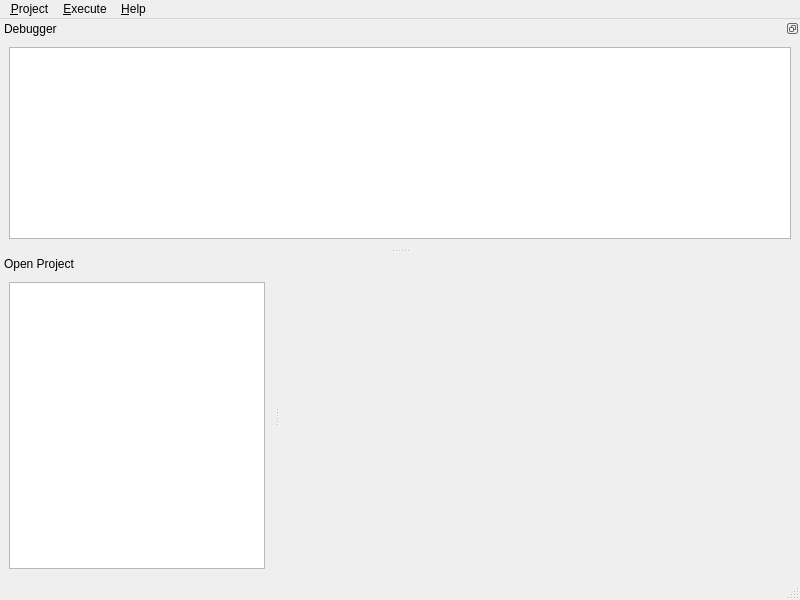
<?xml version="1.0" encoding="UTF-8"?>
<ui version="4.0">
 <class>ProjectMainWindow</class>
 <widget class="QMainWindow" name="ProjectMainWindow">
  <property name="geometry">
   <rect>
    <x>0</x>
    <y>0</y>
    <width>800</width>
    <height>600</height>
   </rect>
  </property>
  <property name="windowTitle">
   <string>efoto - Project Manager</string>
  </property>
  <property name="windowIcon">
   <iconset resource="resource/project_resource.qrc">
    <normaloff>:/icons/images/WindowIcon.png</normaloff>:/icons/images/WindowIcon.png</iconset>
  </property>
  <widget class="QWidget" name="centralwidget">
   <property name="sizePolicy">
    <sizepolicy hsizetype="Expanding" vsizetype="Expanding">
     <horstretch>0</horstretch>
     <verstretch>0</verstretch>
    </sizepolicy>
   </property>
   <layout class="QGridLayout">
    <item row="0" column="0">
     <layout class="QGridLayout">
      <item row="0" column="0">
       <widget class="QWidget" name="introWidget" native="true">
        <property name="styleSheet">
         <string notr="true">background-image: url(:/icons/images/pattern.png);</string>
        </property>
        <layout class="QHBoxLayout" name="horizontalLayout">
         <item>
          <spacer name="horizontalSpacer">
           <property name="orientation">
            <enum>Qt::Horizontal</enum>
           </property>
           <property name="sizeHint" stdset="0">
            <size>
             <width>40</width>
             <height>20</height>
            </size>
           </property>
          </spacer>
         </item>
         <item>
          <widget class="QLabel" name="label">
           <property name="styleSheet">
            <string notr="true">background-image: url(:/icons/images/none.png);</string>
           </property>
           <property name="text">
            <string/>
           </property>
           <property name="pixmap">
            <pixmap resource="resource/project_resource.qrc">:/icons/images/logo.png</pixmap>
           </property>
          </widget>
         </item>
         <item>
          <spacer name="horizontalSpacer_2">
           <property name="orientation">
            <enum>Qt::Horizontal</enum>
           </property>
           <property name="sizeHint" stdset="0">
            <size>
             <width>40</width>
             <height>20</height>
            </size>
           </property>
          </spacer>
         </item>
        </layout>
       </widget>
      </item>
     </layout>
    </item>
   </layout>
  </widget>
  <widget class="QMenuBar" name="menubar">
   <property name="geometry">
    <rect>
     <x>0</x>
     <y>0</y>
     <width>800</width>
     <height>23</height>
    </rect>
   </property>
   <widget class="QMenu" name="menuProject">
    <property name="title">
     <string>&amp;Project</string>
    </property>
    <addaction name="actionNew"/>
    <addaction name="actionLoad_file"/>
    <addaction name="actionSave_file"/>
    <addaction name="actionSave_project"/>
    <addaction name="actionLoad_project"/>
    <addaction name="actionSave_file_as"/>
    <addaction name="separator"/>
    <addaction name="actionConnect_DB"/>
    <addaction name="actionDisconnect_DB"/>
    <addaction name="separator"/>
    <addaction name="actionImport"/>
    <addaction name="actionExport"/>
    <addaction name="separator"/>
    <addaction name="actionAudit"/>
   </widget>
   <widget class="QMenu" name="menuExecute">
    <property name="title">
     <string>&amp;Execute</string>
    </property>
    <addaction name="actionInterior_Orientation"/>
    <addaction name="actionSpatial_resection"/>
    <addaction name="actionExport_Stereo"/>
   </widget>
   <widget class="QMenu" name="menuHelp">
    <property name="title">
     <string>&amp;Help</string>
    </property>
    <addaction name="actionAbout"/>
   </widget>
   <addaction name="menuProject"/>
   <addaction name="menuExecute"/>
   <addaction name="menuHelp"/>
  </widget>
  <widget class="QStatusBar" name="statusbar"/>
  <widget class="QDockWidget" name="projectDockWidget">
   <property name="features">
    <set>QDockWidget::DockWidgetMovable</set>
   </property>
   <property name="allowedAreas">
    <set>Qt::LeftDockWidgetArea|Qt::RightDockWidgetArea</set>
   </property>
   <property name="windowTitle">
    <string>Open Project</string>
   </property>
   <attribute name="dockWidgetArea">
    <number>1</number>
   </attribute>
   <widget class="QWidget" name="dockWidgetContents">
    <layout class="QHBoxLayout">
     <item>
      <widget class="QTreeWidget" name="treeWidget">
       <property name="sizePolicy">
        <sizepolicy hsizetype="Preferred" vsizetype="Preferred">
         <horstretch>0</horstretch>
         <verstretch>0</verstretch>
        </sizepolicy>
       </property>
       <attribute name="headerVisible">
        <bool>false</bool>
       </attribute>
       <attribute name="headerVisible">
        <bool>false</bool>
       </attribute>
       <column>
        <property name="text">
         <string>New Project</string>
        </property>
       </column>
      </widget>
     </item>
    </layout>
   </widget>
  </widget>
  <widget class="QDockWidget" name="debuggerDockWidget">
   <property name="features">
    <set>QDockWidget::DockWidgetFloatable|QDockWidget::DockWidgetMovable</set>
   </property>
   <property name="windowTitle">
    <string>Debugger</string>
   </property>
   <attribute name="dockWidgetArea">
    <number>4</number>
   </attribute>
   <widget class="QWidget" name="dockWidgetContents_2">
    <layout class="QGridLayout" name="gridLayout">
     <item row="0" column="0">
      <widget class="QTextEdit" name="debuggerTextEdit"/>
     </item>
    </layout>
   </widget>
  </widget>
  <action name="actionNew">
   <property name="text">
    <string>New</string>
   </property>
  </action>
  <action name="actionSave_file_as">
   <property name="text">
    <string>Save file as</string>
   </property>
  </action>
  <action name="actionConnect_DB">
   <property name="text">
    <string>Connect DB</string>
   </property>
   <property name="visible">
    <bool>false</bool>
   </property>
  </action>
  <action name="actionDisconnect_DB">
   <property name="text">
    <string>Disconnect DB</string>
   </property>
   <property name="visible">
    <bool>false</bool>
   </property>
  </action>
  <action name="actionExport">
   <property name="text">
    <string>Export</string>
   </property>
   <property name="visible">
    <bool>false</bool>
   </property>
  </action>
  <action name="actionImport">
   <property name="text">
    <string>Import</string>
   </property>
   <property name="visible">
    <bool>false</bool>
   </property>
  </action>
  <action name="actionAudit">
   <property name="text">
    <string>Audit</string>
   </property>
   <property name="visible">
    <bool>false</bool>
   </property>
  </action>
  <action name="actionHeader">
   <property name="text">
    <string>Header</string>
   </property>
  </action>
  <action name="actionTerrain">
   <property name="text">
    <string>Terrain</string>
   </property>
  </action>
  <action name="actionSensors">
   <property name="text">
    <string>Sensors</string>
   </property>
  </action>
  <action name="actionFlights">
   <property name="text">
    <string>Flights</string>
   </property>
  </action>
  <action name="actionBlocks">
   <property name="text">
    <string>Blocks</string>
   </property>
  </action>
  <action name="actionImages">
   <property name="text">
    <string>Images</string>
   </property>
  </action>
  <action name="actionPoints">
   <property name="text">
    <string>Points</string>
   </property>
  </action>
  <action name="actionInterior_Orientations">
   <property name="text">
    <string>Interior Orientations</string>
   </property>
  </action>
  <action name="actionExterior_Orientations">
   <property name="text">
    <string>Exterior Orientations</string>
   </property>
  </action>
  <action name="actionFeatures">
   <property name="text">
    <string>Features</string>
   </property>
  </action>
  <action name="actionOrthoretifications">
   <property name="text">
    <string>Orthoretifications</string>
   </property>
  </action>
  <action name="actionInterior_Orientation">
   <property name="text">
    <string>Interior Orientation</string>
   </property>
  </action>
  <action name="actionSpatial_resection">
   <property name="text">
    <string>Spatial resection</string>
   </property>
  </action>
  <action name="actionAbout">
   <property name="text">
    <string>About</string>
   </property>
  </action>
  <action name="actionSave_file">
   <property name="text">
    <string>Save file</string>
   </property>
   <property name="visible">
    <bool>true</bool>
   </property>
  </action>
  <action name="actionLoad_file">
   <property name="text">
    <string>Load file</string>
   </property>
   <property name="visible">
    <bool>true</bool>
   </property>
  </action>
  <action name="actionSave_project">
   <property name="text">
    <string>Save project</string>
   </property>
   <property name="visible">
    <bool>false</bool>
   </property>
  </action>
  <action name="actionLoad_project">
   <property name="text">
    <string>Load project</string>
   </property>
   <property name="visible">
    <bool>false</bool>
   </property>
  </action>
  <action name="actionExport_Stereo">
   <property name="text">
    <string>Export Stereo File</string>
   </property>
   <property name="toolTip">
    <string>Export a file to be used on Stereoplotter or DEM File</string>
   </property>
  </action>
 </widget>
 <resources>
  <include location="resource/project_resource.qrc"/>
 </resources>
 <connections/>
</ui>
